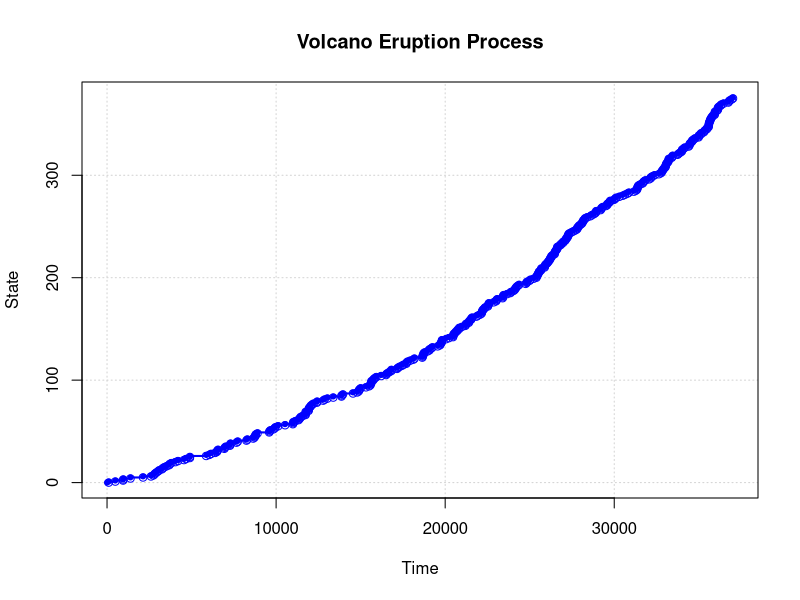
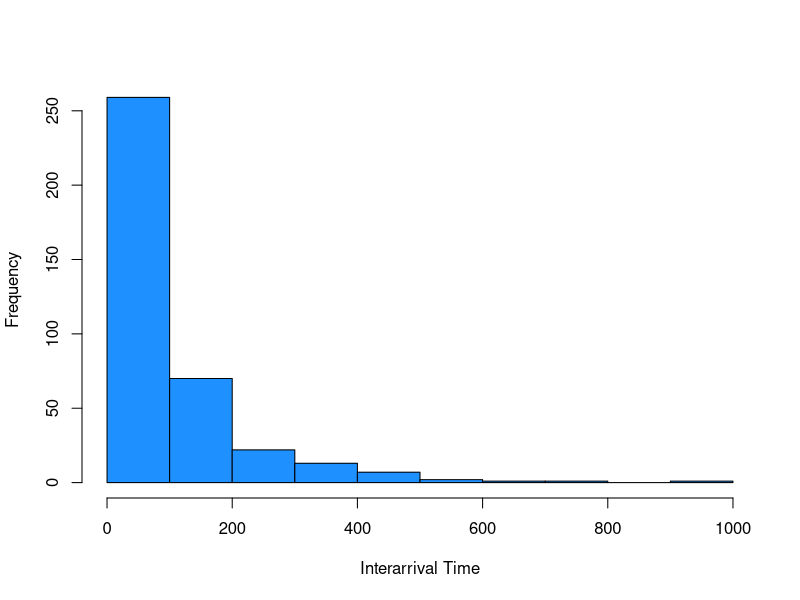

The R source for these figures, in order:
volcanoes.data<- read.csv(file="./data/volcanoesdata.csv", header=TRUE, sep=",")

#creating date-time variable
datetime<- as.POSIXct(paste(as.Date(volcanoes.data$DATE, '%m/%d/%Y'), volcanoes.data$TIME))

#computing lag
datetime.lag<- c(0,head(datetime, -1))

#computing interarrival times (in hours)
int<- (as.numeric(datetime)-as.numeric(datetime.lag))/(3600*24)
int<- int[-1] # removing first value

#plotting the process
time<- c()
time[1]<- 0
for (i in 2:(length(int)+1)) 
  time[i]<- time[i-1]+int[i-1]
N<- 0:length(int)

plot(time,N, type="n", main="Volcano Eruption Process", 
xlab="Time", ylab="State", panel.first = grid())

segments(time[-length(time)], N[-length(time)], time[-1]-0.07, 
N[-length(time)], lwd=2, col="blue")

points(time, N, pch=20, col="blue")
points(time[-1], N[-length(time)], pch=1, col="blue")

#CHECKING IF THE PROCESS IS POISSON#
#plotting histogram
hist(int, main="", xlab="Interarrival Time", col="dodgerblue")

#binning interarrival times
binned.int<- as.factor(ifelse(int<25,"1",
ifelse(int>=25 & int<50,"2",ifelse(int>=50 & int<100,"3",
ifelse(int>=100 & int<150,"4",ifelse(int>=150 & int<200,"5",
ifelse(int>=200 & int<250,"6", "7")))))))

#computing observed frequencies
obs<- table(binned.int)

#estimating mean for exponential distribution
mean.est<- mean(int)

#computing expected frequencies
exp<- c(1:7)
exp[1]<- length(int)*(1-exp(-25/mean.est))
exp[2]<- length(int)*(exp(-25/mean.est)-exp(-50/mean.est))
exp[3]<- length(int)*(exp(-50/mean.est)-exp(-100/mean.est))
exp[4]<- length(int)*(exp(-100/mean.est)-exp(-150/mean.est))
exp[5]<- length(int)*(exp(-150/mean.est)-exp(-200/mean.est))
exp[6]<- length(int)*(exp(-200/mean.est)-exp(-250/mean.est))
exp[7]<- length(int)*exp(-250/mean.est)

obs
round(exp,1)

#computing chi-squared statistic 
print(chi.sq<- sum((obs-exp)^2/exp))

#computing p-value
print(p.value<- 1-pchisq(chi.sq, df=5))
